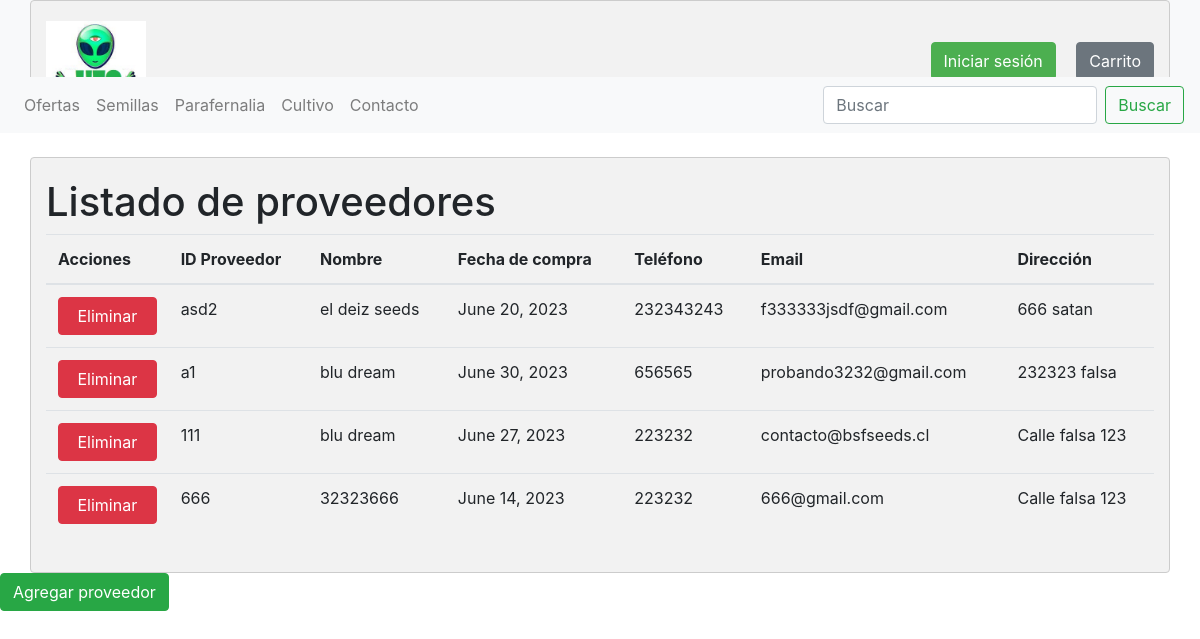
Before: /panel/ with the older database file.
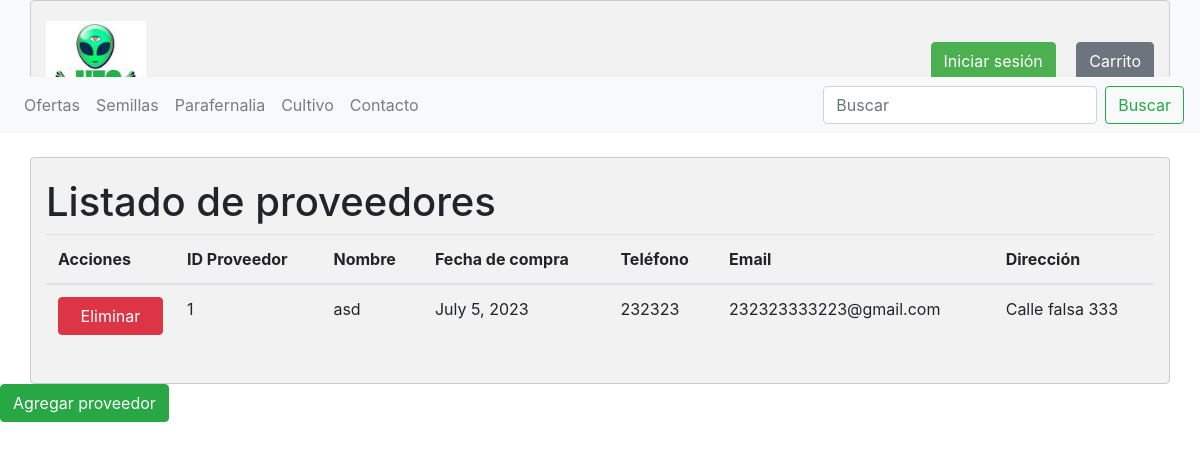
After: the same page with the newer database file.
### store/models.py (models this page shows, shortened)
class Proveedor(models.Model):
    id_prov = models.CharField(primary_key=True, max_length=10)
    nombre = models.CharField(max_length=20)
    fecha_compra = models.DateField(blank=False, null=False)
    telefono = models.CharField(max_length=45)
    email = models.EmailField(unique=True, max_length=100, blank=True, null=True)
    direccion = models.CharField(max_length=50, blank=True, null=True)

### store/views.py (the view)
# urls.py: path('panel/', views.panel_view, name='panel'),
def panel_view(request):
    lista_proveedor = Proveedor.objects.all()
    context = {"proveedores": lista_proveedor}
    return render(request, 'store/panel.html', context)

### store/templates/store/panel.html (shortened to what this page needs)
{% load static %}
<!DOCTYPE html>
<html lang="en">
    <head>
        <link rel="stylesheet" href="{% static 'css/style.css' %}">
        <link rel="stylesheet" href="https://maxcdn.bootstrapcdn.com/bootstrap/4.0.0/css/bootstrap.min.css">
    </head>
<body>
    <header class="bg-light">
        <div class="container">
            <div class="row justify-content-between align-items-center">
                <div class="col-auto">
                    <a href="{% url 'index' %}">
                        <img src="{% static 'img/icono.png' %}">
                    </a>
                </div>
                <div class="col-auto">
                    <a href="{% url 'login' %}" class="btn btn-primary mr-3">Iniciar sesión</a>
                    <a href="{% url 'carrito' %}" class="btn btn-secondary">Carrito</a>
                </div>
            </div>
        </div>
    </header>
    <nav class="navbar navbar-expand-lg navbar-light bg-light">
        <div class="collapse navbar-collapse" id="collapsibleNavbar">
            <ul class="navbar-nav mr-auto">
                <li class="nav-item">
                    <a class="nav-link" href="{% url 'ofertas' %}">Ofertas</a>
                </li>
                <li class="nav-item">
                    <a class="nav-link" href="{% url 'semillas' %}">Semillas</a>
                </li>
                <li class="nav-item">
                    <a class="nav-link" href="{% url 'parafernalia' %}">Parafernalia</a>
                </li>
                <li class="nav-item">
                    <a class="nav-link" href="{% url 'cultivo' %}">Cultivo</a>
                </li>
                <li class="nav-item">
                    <a class="nav-link" href="{% url 'contacto' %}">Contacto</a>
                </li>
            </ul>
            <form class="form-inline my-2 my-lg-0">
                <input class="form-control mr-sm-2" type="search" placeholder="Buscar" aria-label="Search">
                <button class="btn btn-outline-success my-2 my-sm-0" type="submit">Buscar</button>
            </form>
        </div>
      </nav>
      <div class="container mt-4">
        <h1>Listado de proveedores</h1>
        <table class="table">
            <thead>
                <tr>
                    <th scope="col">Acciones</th>
                    <th scope="col">ID Proveedor</th>
                    <th scope="col">Nombre</th>
                    <th scope="col">Fecha de compra</th>
                    <th scope="col">Teléfono</th>
                    <th scope="col">Email</th>
                    <th scope="col">Dirección</th>
                </tr>
            </thead>
            <tbody>
                {% for proveedor in proveedores %}
                <tr>
                    <td>
                        {% if proveedor.id_prov %}
                        <form action="{% url 'eliminar_proveedor' pk=proveedor.id_prov %}" method="POST">
                            <button type="submit" class="btn btn-danger">Eliminar</button>
                        </form>
                        {% else %}
                        ID de proveedor no válido
                        {% endif %}
                    </td>
                    <td>{{ proveedor.id_prov }}</td>
                    <td>{{ proveedor.nombre }}</td>
                    <td>{{ proveedor.fecha_compra }}</td>
                    <td>{{ proveedor.telefono }}</td>
                    <td>{{ proveedor.email }}</td>
                    <td>{{ proveedor.direccion }}</td>
                </tr>
                {% endfor %}
            </tbody>
        </table>
    </div>
    <a href="{% url 'agregar_proveedor' %}" class="btn btn-success">Agregar proveedor</a>
</body>
</html>

### store/static/css/style.css (style rules this page uses)
@media only screen and (min-width: 768px) { header .col-auto:first-child { margin-right: 0px; } }
@media only screen and (min-width: 768px) { header img { width: 100px; height: auto; float: left } }
@media only screen and (min-width: 768px) { header { height: 77px; } }
.navbar { background-color: #f8f8ff; }
@media only screen and (min-width: 600px) { img { width: 80%; } }
@media only screen and (min-width: 768px) { img { width: 90%; } }
@media only screen and (min-width: 992px) { img { width: 100%; } }
@media only screen and (min-width: 1200px) { img { width: 200%; } }
form { display: flex; flex-direction: column; }
.btn.btn-primary { background-color: #4CAF50; border-color: #4CAF50; }
.container { max-width: 400px; margin: 0 auto; padding: 20px; background-color: #f2f2f2; border: 1px solid #ccc; border-radius: 4px; }

Changed rows visible on the page:
removed Proveedor: shows "Eliminar", id_prov "asd2", nombre "el deiz seeds", fecha_compra "June 20, 2023", telefono "232343243", email "f333333jsdf@gmail.com", direccion "666 satan"
removed Proveedor: shows "Eliminar", id_prov "a1", nombre "blu dream", fecha_compra "June 30, 2023", telefono "656565", email "probando3232@gmail.com", direccion "232323 falsa"
removed Proveedor: shows "Eliminar", id_prov "111", nombre "blu dream", fecha_compra "June 27, 2023", telefono "223232", email "contacto@bsfseeds.cl", direccion "Calle falsa 123"
removed Proveedor: shows "Eliminar", id_prov "666", nombre "32323666", fecha_compra "June 14, 2023", telefono "223232", email "666@gmail.com", direccion "Calle falsa 123"
added Proveedor: shows "Eliminar", id_prov "1", nombre "asd", fecha_compra "July 5, 2023", telefono "232323", email "232323333223@gmail.com", direccion "Calle falsa 333"
